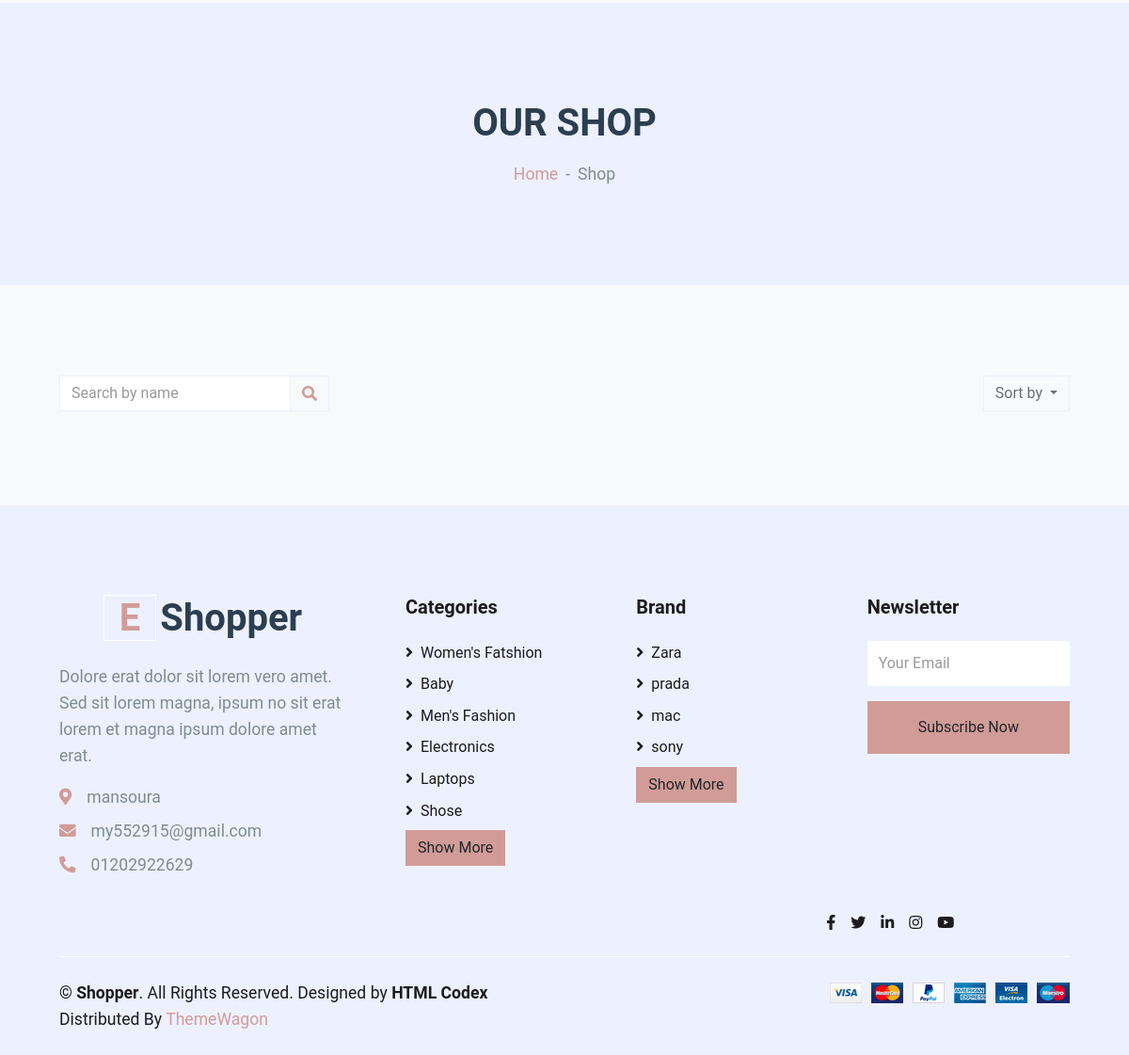
Page /product/color/black (lower part) on the earlier database version.
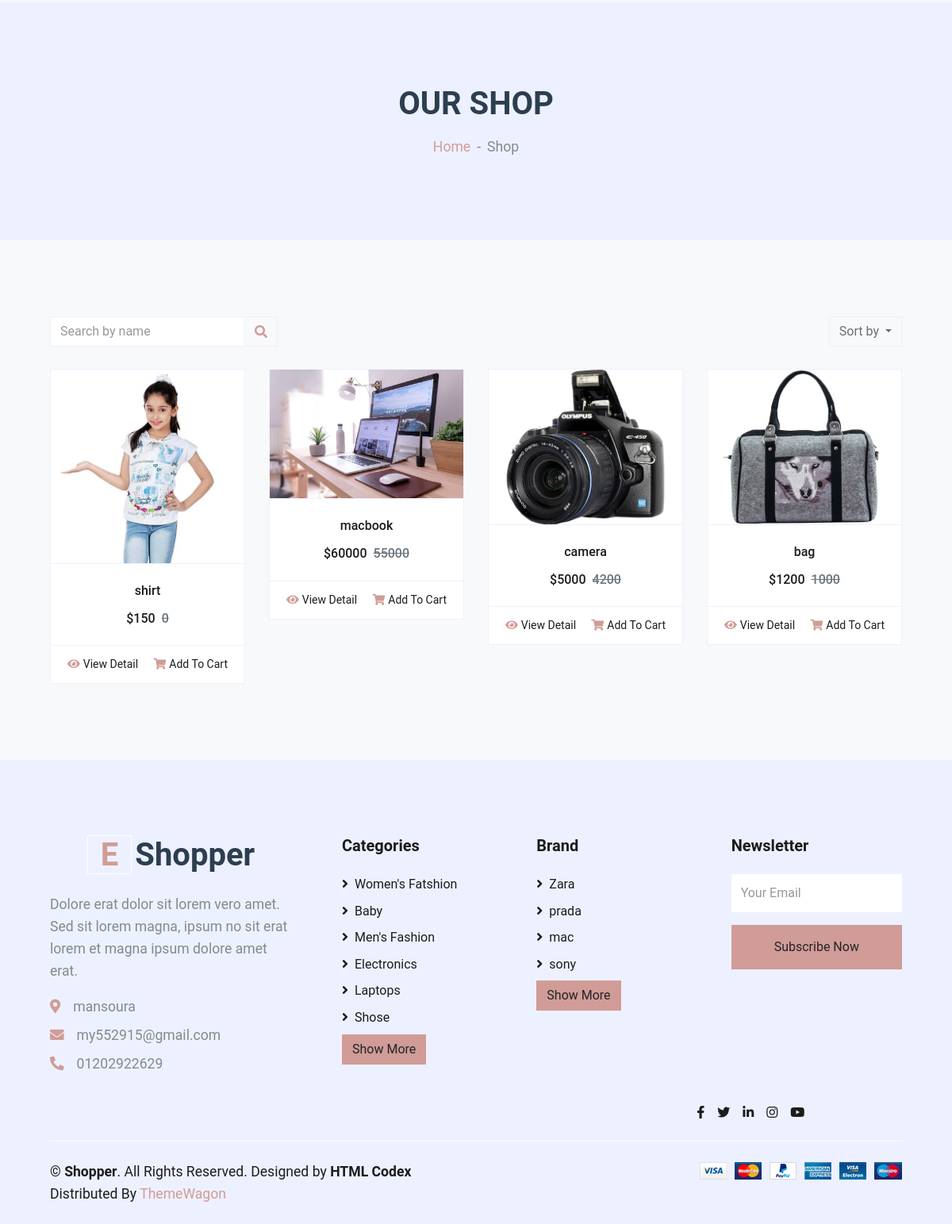
Same page on the later database version.
### product/models.py (models this page shows, shortened)
class ProductCategory(models.Model):
    name = models.CharField(max_length=60)
    image = models.ImageField(upload_to='categoryimages/')
    def __str__(self):
        return self.name

class Product(models.Model):
    name = models.CharField(max_length=100)
    image = models.ImageField(upload_to='product/')
    price = models.IntegerField(default=0)
    discount = models.IntegerField(default=0)
    description = models.TextField(max_length=10000)
    created_at = models.DateTimeField( default=timezone.now)
    category = models.ManyToManyField('ProductCategory',related_name='product_category',verbose_name=('category'),  default="")
    PRDBrand = models.ForeignKey('settings.Brand' ,related_name='product_brand', on_delete=models.CASCADE , blank=True, null=True ,verbose_name=_("Brand "))
    color = models.ForeignKey('Color',related_name='product_color',null=True,blank=True, on_delete=models.CASCADE)
    size = models.ForeignKey('Size',related_name='product_size',null=True,blank=True, on_delete=models.CASCADE)
    slug = models.SlugField(null=True,blank=True)
    tags = TaggableManager()
    def get_absolute_url(self):
        return reverse("product:product_detail", kwargs={"slug": self.slug})

### settings/models.py (models this page shows)
class Brand(models.Model):
    BRDName = models.CharField(max_length=40)
    image = models.ImageField(upload_to='product/',blank=True, null=True)
    BRDDesc = models.TextField(blank=True, null=True)
    class Meta:
        verbose_name = _("Brand")
        verbose_name_plural = _("Brands")
    def __str__(self):
        return self.BRDName

### product/views.py (the view)
# urls.py: path('color/<str:slug>' , views.ProductByColor.as_view() , name='product_by_color'),
class ProductByColor(ListView):
    model = Product
    paginate_by = 12
    template_name = 'product/home_search.html'
    def get_queryset(self) :
        slug = self.kwargs['slug']
        object_list = Product.objects.filter(
            Q(color__name__icontains = slug)
        )
        return object_list

### product/templates/product/home_search.html (shortened to what this page needs)
{% extends 'base.html' %}
{% load static %}
{% block body %}
<div class="container-fluid bg-secondary mb-5">
    <div class="d-flex flex-column align-items-center justify-content-center" style="min-height: 300px">
        <h1 class="font-weight-semi-bold text-uppercase mb-3">Our Shop</h1>
        <div class="d-inline-flex">
            <p class="m-0"><a href="/">Home</a></p>
            <p class="m-0 px-2">-</p>
            <p class="m-0">Shop</p>
        </div>
    </div>
</div>
<div class="container-fluid pt-5">
    <div class="row px-xl-5">
        <div class="col-lg-12 ">
            <div class="row pb-4">
                <div class="col-12 pb-1">
                    <div class="d-flex align-items-center justify-content-between mb-4">
                        <form action="{% url 'product:product_list'%}">
                            <div class="input-group">
                                <input type="text" name="q" class="form-control" placeholder="Search by name">
                                <div class="input-group-append">
                                    <span class="input-group-text bg-transparent text-primary">
                                        <i class="fa fa-search"></i>
                                    </span>
                                </div>
                            </div>
                        </form>
                        <div class="dropdown ml-4">
                            <button class="btn border dropdown-toggle" type="button" id="triggerId"
                                data-toggle="dropdown" aria-haspopup="true" aria-expanded="false">
                                Sort by
                            </button>
                        </div>
                    </div>
                </div>
                {% for product in object_list  %}
                <div class="col-md-3">
                    <div class="card product-item border-0 mb-4">
                        <div
                            class="card-header product-img position-relative overflow-hidden bg-transparent border p-0">
                            <img class="img-fluid w-100" src="{{product.image.url}}" alt="">
                        </div>
                        <div class="card-body border-left border-right text-center p-0 pt-4 pb-3">
                            <h6 class="text-truncate mb-3">{{product.name}}</h6>
                            <div class="d-flex justify-content-center">
                                <h6>${{product.price}}</h6>
                                <h6 class="text-muted ml-2"><del>{{product.discount}}</del></h6>
                            </div>
                        </div>
                        <div class="card-footer d-flex justify-content-between bg-light border">
                            <a href="{{product.get_absolute_url}}" class="btn btn-sm text-dark p-0"><i
                                    class="fas fa-eye text-primary mr-1"></i>View
                                Detail</a>
                            <a href="{%url 'product:add-to-cart' product.id  %}" class="btn btn-sm text-dark p-0"><i
                                    class="fas fa-shopping-cart text-primary mr-1"></i>Add To Cart</a>
                        </div>
                    </div>
                </div>
                {% endfor %}
            </div>
        </div>
    </div>
</div>
{% endblock body %}

### templates/base.html (shortened to what the changed rows need)
{% load static %}
<!DOCTYPE html>
<html lang="en">
<head>
    <link href="https://cdnjs.cloudflare.com/ajax/libs/font-awesome/5.10.0/css/all.min.css" rel="stylesheet">
    <link href="{% static 'lib4/owlcarousel/assets/owl.carousel.min.css'%}" rel="stylesheet">
    <link href="{% static 'css4/style.css'%}" rel="stylesheet">
    <link rel="stylesheet" href="{% static 'css4/cart.css' %}">
    <link rel="stylesheet" href="{% static 'css4/checkout.css' %}">
</head>
<body>
        {% block body %}
        {% endblock body %}
        <div class="container-fluid bg-secondary text-dark mt-5 pt-5">
            <div class="row px-xl-5 pt-5">
                <div class="col-lg-4 col-md-12 mb-5 pr-3 pr-xl-5">
                    <a href="/" class="text-decoration-none">
                        <h1 class="mb-4 display-5 font-weight-semi-bold"><span
                                class="text-primary font-weight-bold border border-white px-3 mr-1">E</span>{{myfooter.site_name}}
                        </h1>
                    </a>
                </div>
                <div class="col-lg-8 col-md-12">
                    <div class="row">
                        <div class="col-md-4 mb-5">
                            <div class="d-flex flex-column justify-content-start">
                                {% for category in categories_footer %}
                                <a class="text-dark mb-2" href="{% url 'product:product_by_category' category %}"><i
                                        class="fa fa-angle-right mr-2"></i>{{category}}</a>
                                {% endfor %}
                                <a href="{% url 'settings:category_list'  %}"><button type="button"
                                        class="btn btn-primary">Show
                                        More</button></a>
                            </div>
                        </div>
                        <div class="col-md-4 mb-5">
                            <div class="d-flex flex-column justify-content-start">
                                {% for brand in brands_footer  %}
                                <a class="text-dark mb-2" href="{%url 'product:product_by_brand' brand%}"><i
                                        class="fa fa-angle-right mr-2"></i>{{brand}}</a>
                                {% endfor %}
                                <a href="{% url 'settings:brand_list'  %}"><button type="button"
                                        class="btn btn-primary">Show
                                        More</button></a>
                            </div>
                        </div>
                    </div>
                </div>
            </div>
        </div>
</body>
</html>

Differences in the rows shown:
now on this page (row edited): Product: image (picture), name "shirt", price "150", discount "0"
now on this page (row edited): Product: image (picture), name "macbook", price "60000", discount "55000"
now on this page (row edited): Product: image (picture), name "camera", price "5000", discount "4200"
now on this page (row edited): Product: image (picture), name "bag", price "1200", discount "1000"
